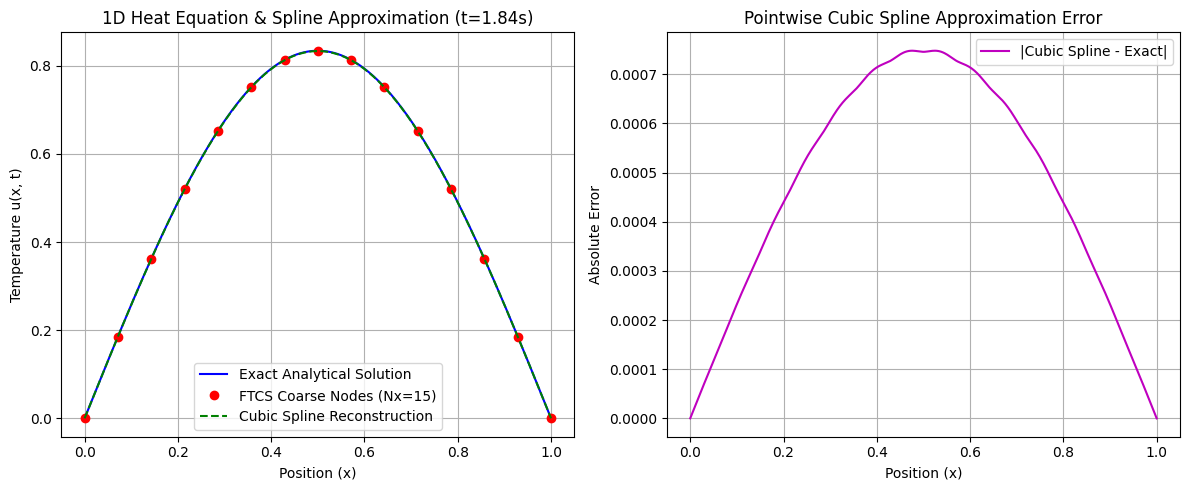

The Python source for this figure:
import numpy as np
import matplotlib.pyplot as plt
from scipy.interpolate import CubicSpline

# Parameters
alpha = 0.01
L = 1.0
Nx = 15
t_final = 1.84

# Spatial grid
x = np.linspace(0, L, Nx)
dx = x[1] - x[0]

# Stable time step for FTCS
r = 0.4
dt = r * dx**2 / alpha
Nt = int(np.ceil(t_final / dt))
dt = t_final / Nt
r = alpha * dt / dx**2

# Initial condition
u = np.sin(np.pi * x)

# FTCS numerical solution
for _ in range(Nt):
    u_new = u.copy()
    u_new[1:-1] = u[1:-1] + r * (
        u[2:] - 2 * u[1:-1] + u[:-2]
    )
    u_new[0] = 0.0
    u_new[-1] = 0.0
    u = u_new

# Analytical solution
x_dense = np.linspace(0, L, 500)
u_exact = np.sin(np.pi * x_dense) * np.exp(
    -alpha * np.pi**2 * t_final
)

# Natural cubic spline reconstruction
spline = CubicSpline(x, u, bc_type="natural")
u_spline = spline(x_dense)

# Absolute error
error = np.abs(u_spline - u_exact)

# Plot results
plt.figure(figsize=(12, 5))

plt.subplot(1, 2, 1)
plt.plot(x_dense, u_exact, "b-", label="Exact Analytical Solution")
plt.plot(x, u, "ro", label="FTCS Coarse Nodes (Nx=15)")
plt.plot(x_dense, u_spline, "g--", label="Cubic Spline Reconstruction")
plt.xlabel("Position (x)")
plt.ylabel("Temperature u(x, t)")
plt.title(f"1D Heat Equation & Spline Approximation (t={t_final:.2f}s)")
plt.grid(True)
plt.legend()

plt.subplot(1, 2, 2)
plt.plot(x_dense, error, "m-", label="|Cubic Spline - Exact|")
plt.xlabel("Position (x)")
plt.ylabel("Absolute Error")
plt.title("Pointwise Cubic Spline Approximation Error")
plt.grid(True)
plt.legend()

plt.tight_layout()
plt.savefig("heat_equation_spline.png", dpi=300)
plt.show()
